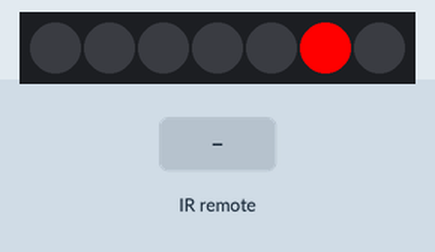
The sketch below on a simulated Arduino Nano, built with avr-gcc and run on an emulated ATmega328P. On the bench: 7 RGB LEDs in strip order, left to right. Inputs (shaded band) come from the test bench. Dim RGB values are drawn brighter than linear; random numbers use the default seed unless the sketch sets one.

Above: at 0.9 s.
2.3 s: infrared code 0xFF4AB5 received
At 3.4 s:
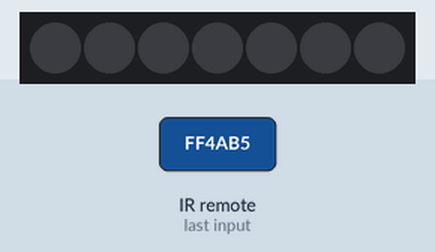
4.3 s: infrared code 0xFF30CF received
At 4.36 s:
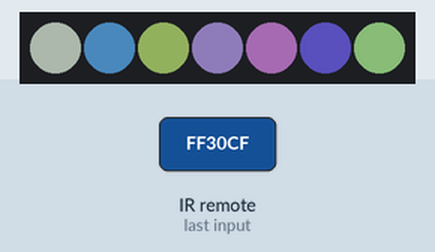
6.2 s: infrared code 0xFF6897 received
At 7.6 s:
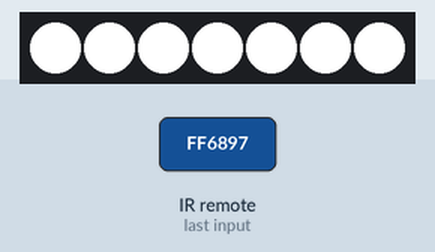
8.1 s: infrared code 0xFF30CF received
At 8.18 s:
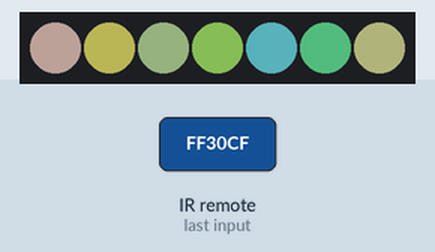
10.0 s: infrared code 0xFFB04F received
At 10.08 s:
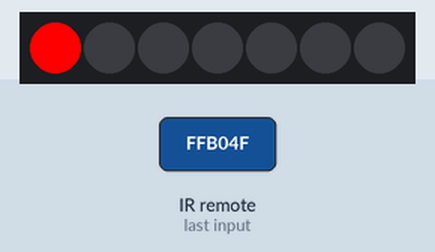
12.1 s: infrared code 0xFF30CF received
At 12.97 s:
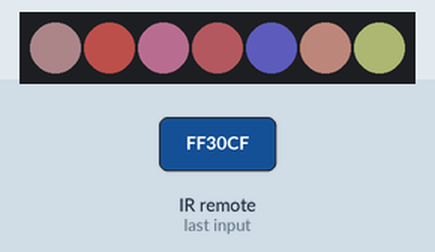
Timing chart, 0 to 17.3 s (numbered marks = the images above; inputs shaded):
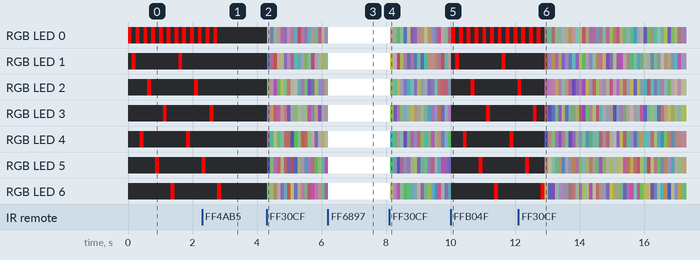

The sketch:

TheBall.ino
```cpp
#include <IRremote.h>
#include <Adafruit_NeoPixel.h>

// Konfiguration des LED Rings.
#define LED_CONTROL     4
#define LED_COUNT       7

// Konfiguration der Fernbedienung.
#define REMOTE_PIN      2

IRrecv irrecv(REMOTE_PIN);

Adafruit_NeoPixel leds = Adafruit_NeoPixel(LED_COUNT, LED_CONTROL, NEO_GRBW + NEO_KHZ800);

// Aktuelle Visualisierung.
uint32_t COLOR_WHITE = Adafruit_NeoPixel::Color(255, 255, 255, 255);
uint32_t COLOR_RED = Adafruit_NeoPixel::Color(255, 0, 0, 0);
uint32_t COLOR_BLACK = Adafruit_NeoPixel::Color(0, 0, 0, 0);

int mode = 3;

void setup() {
    randomSeed(analogRead(0));

    // LED Ring initialisieren.
    leds.begin();

    // Fernbedienung initialisieren.
    irrecv.enableIRIn();
}

void loop() {
    // Fernbedienung auslesen.
    decode_results results;

    // Keine Änderung.
    if (irrecv.decode(&results))
    {
        // Weiter machen.
        irrecv.resume();

        // Fernbedienung auswerten.
        switch (results.value)
        {
        case 0xFF4AB5:
            mode = 0;
            break;
        case 0xFF6897:
            mode = 1;
            break;
        case 0xFF9867:
            mode = 2;
            break;
        case 0xFFB04F:
            mode = 3;
            break;
        case 0xFF30CF:
            mode = 4;
            break;
        }
    }

    // Anzeige.
    switch (mode) {
    case 0:
        black();
        break;
    case 1:
        white();
        break;
    case 2:
        rotate();
        break;
    case 3:
        search();
        break;
    case 4:
        glitter();
        break;
    }
}

void black() {
    leds.clear();
    leds.show();

    delay(100);
}

void white() {
    for (auto led = LED_COUNT; led-- > 0;) {
        leds.setPixelColor(led, COLOR_WHITE);
    }

    leds.show();

    delay(100);
}

void rotate() {
    leds.setPixelColor(0, COLOR_RED);

    for (auto count = LED_COUNT; count-- > 1; )
    {
        for (auto led = LED_COUNT; led-- > 1; ) {
            leds.setPixelColor(led, (count == led) ? COLOR_RED : COLOR_BLACK);
        }

        leds.show();

        delay(50);
    }
}

int sequence[] = { 1, 4, 2, 5, 3, 6 };

void glitter() {
    for (auto led = 0; led < LED_COUNT; led++) {
        leds.setPixelColor(led, Adafruit_NeoPixel::Color(30 + random(50), 30 + random(50), 30 + random(50), 0));
        leds.show();
    }

    delay(100);
}

void search() {
    for (int i = 0; i < sizeof(sequence) / sizeof(sequence[0]); i++) {
        leds.clear();
        leds.setPixelColor(0, COLOR_RED);
        leds.show();
        delay(120);

        leds.clear();
        leds.setPixelColor(sequence[i], COLOR_RED);
        leds.show();
        delay(120);
    }
}
```
